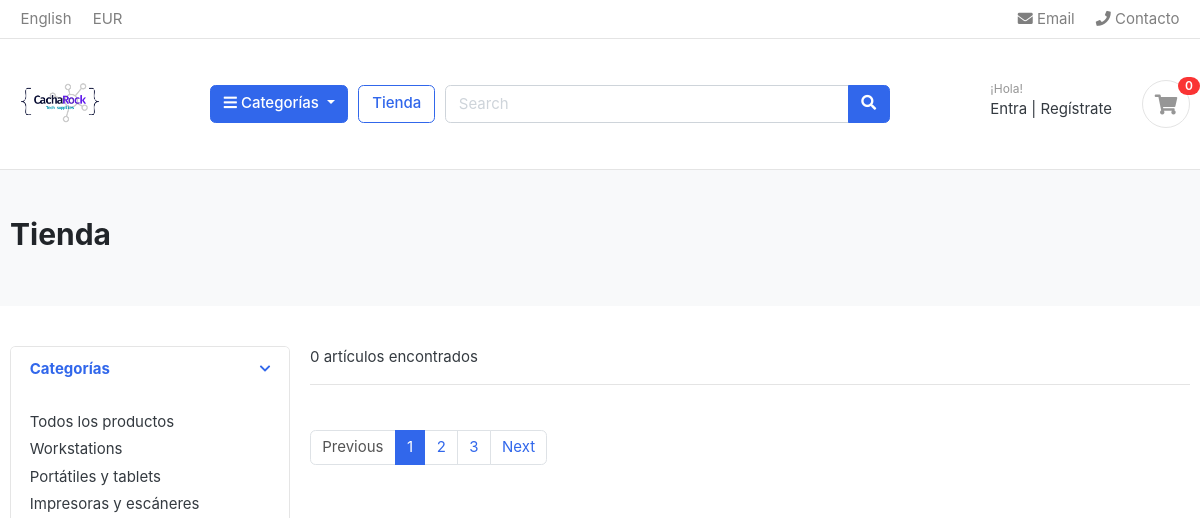
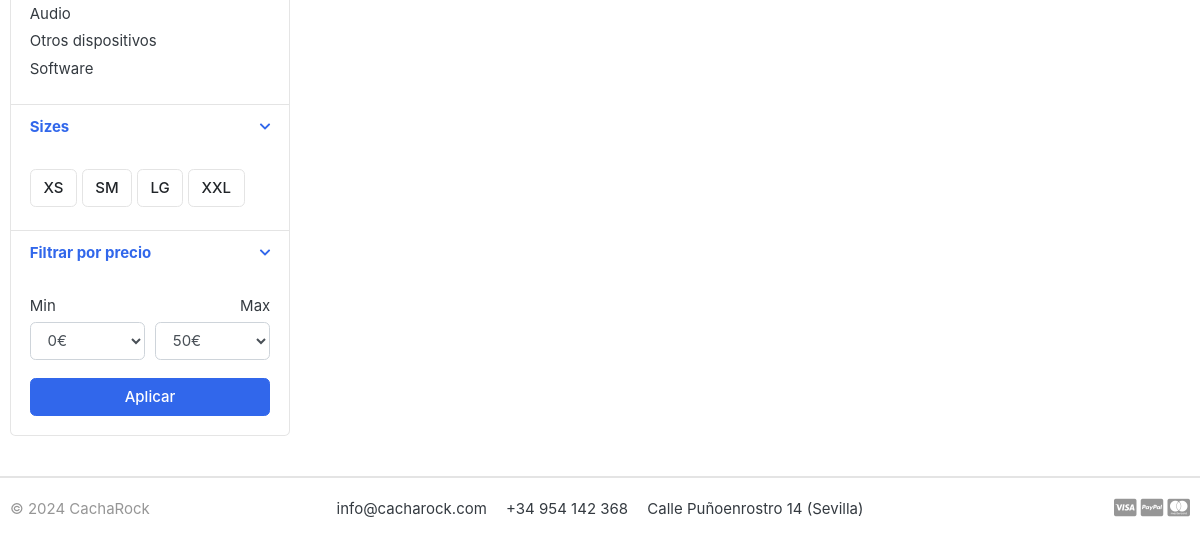
Page /tienda/ on the earlier database version (2 pictures, top to bottom).
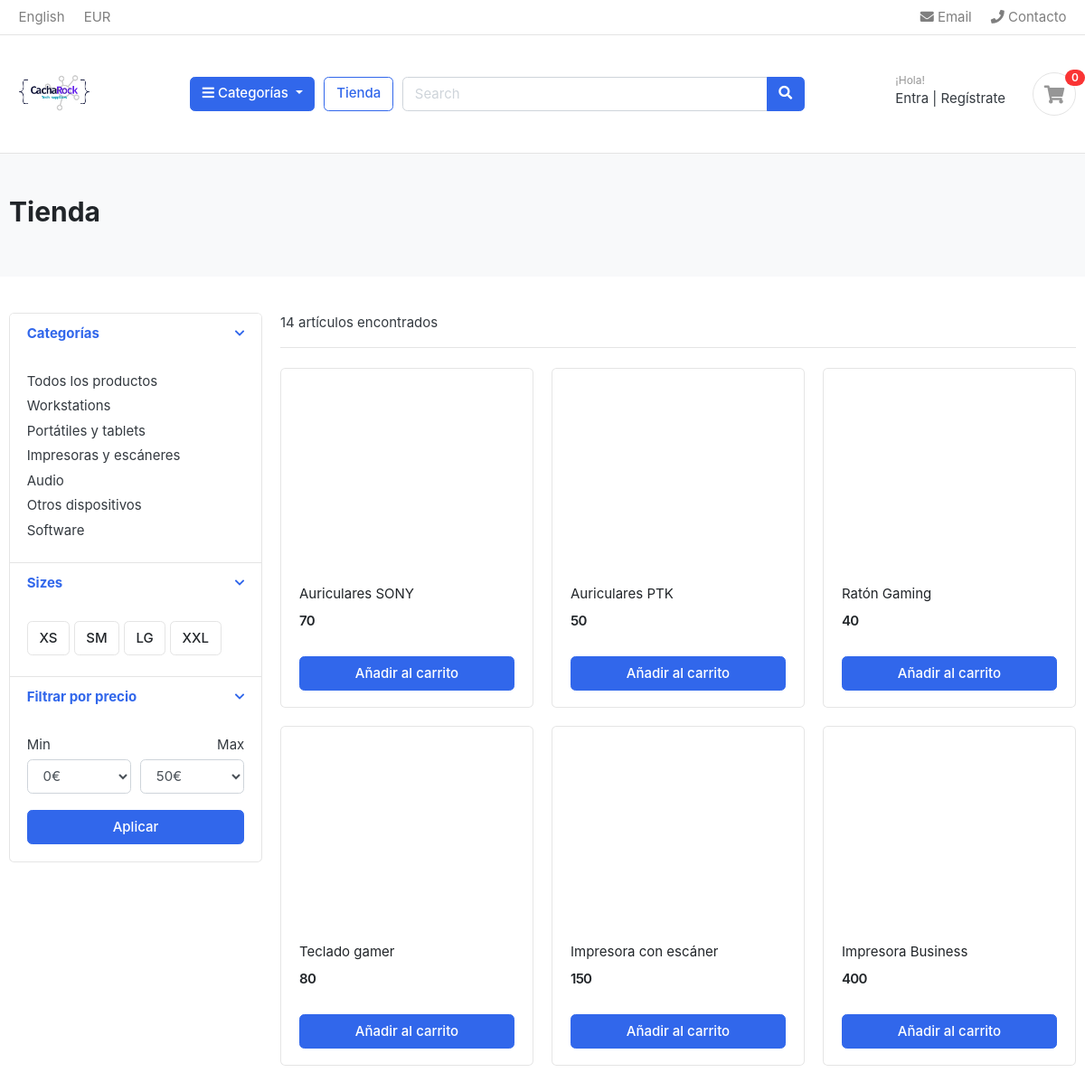
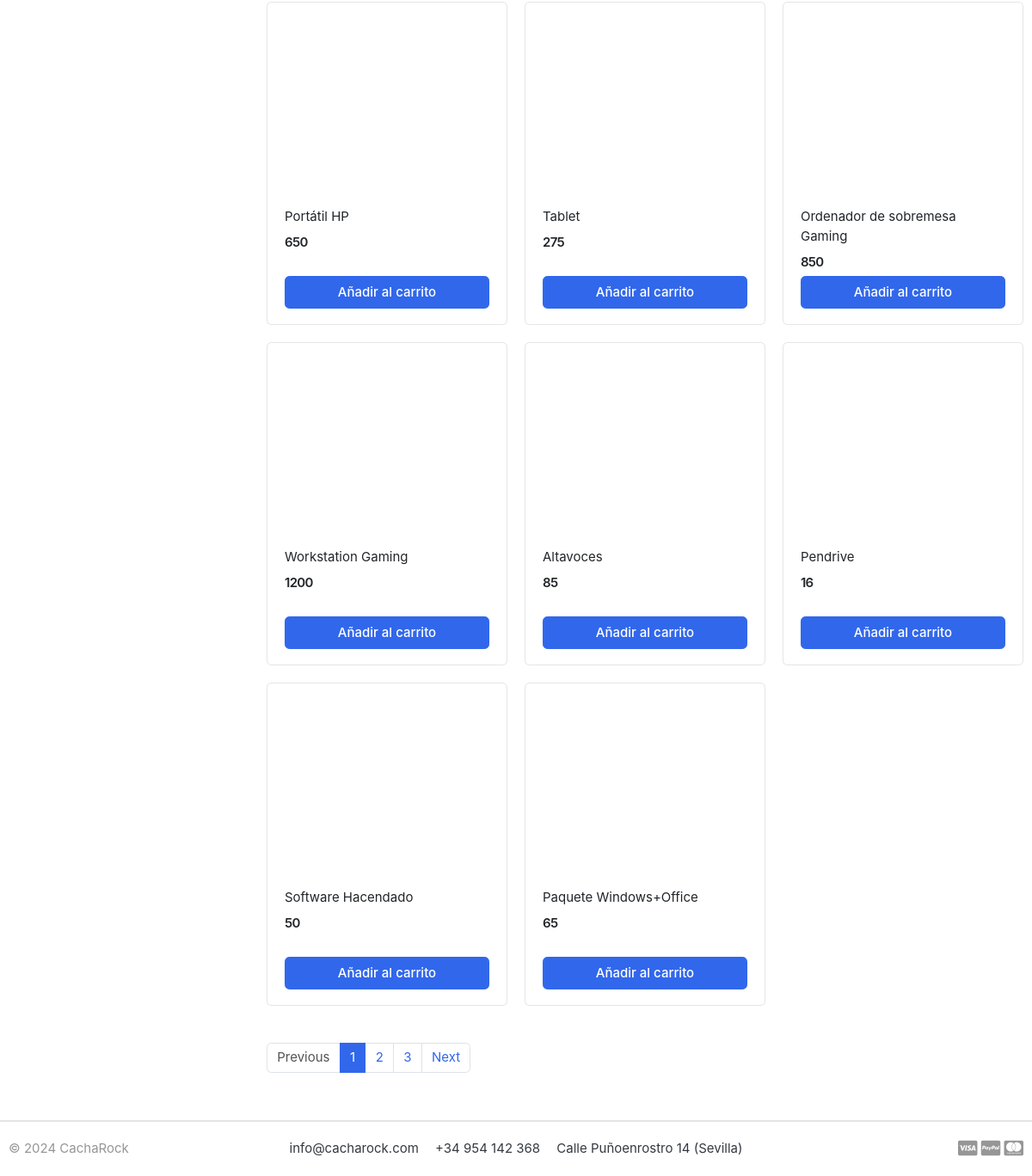
Same page on the later database version (2 pictures, top to bottom).
### categoria/models.py (models this page shows, shortened)
class Categoria(models.Model):
    nombre_categoria = models.CharField(max_length=50, unique=True)
    slug = models.SlugField(max_length=100, unique=True)
    descripcion = models.CharField(max_length=255)
    cat_imagen = models.ImageField(upload_to='imagenes/categories/', blank=True)
    class Meta():
        verbose_name = 'Categoría'
        verbose_name_plural = 'Categorías'
    def get_url(self):
        return reverse('productos_por_categoria', args=[self.slug])

### tienda/models.py (models this page shows, shortened)
class Producto(models.Model):
    nombre_producto = models.CharField(max_length=200, unique=True)
    slug = models.SlugField(max_length=200, unique=True)
    descripcion_producto = models.TextField(max_length=500, blank=True)
    precio = models.IntegerField()
    imagen = models.ImageField(upload_to='imagenes/productos')
    stock_maximo = models.IntegerField(default=0)
    stock_disponible = models.IntegerField()
    disponibilidad = models.BooleanField(default=True)
    categoria = models.ForeignKey(Categoria, on_delete=models.CASCADE)
    fecha_creacion = models.DateTimeField(auto_now_add=True)
    fecha_modificacion = models.DateTimeField(auto_now=True)
    def get_url(self):
        return reverse('detalle_producto', args=[self.categoria.slug, self.slug])

### tienda/views.py (the view)
# urls.py: path('tienda/', include('tienda.urls')),
def tienda(request, categoria_slug=None):
    categorias = None
    productos = None
    if categoria_slug != None:
        categorias = get_object_or_404(Categoria, slug=categoria_slug)
        productos = Producto.objects.filter(categoria=categorias, disponibilidad=True)
        numero_productos = productos.count()
    else:
        productos = Producto.objects.all().filter(disponibilidad=True)
        numero_productos = productos.count()
    print("Número de productos:", len(productos))
    context = {
        'productos': productos,
        'numero_productos' : numero_productos
    }
    return render(request, 'tienda/tienda.html', context)

### categoria/context_processors.py (called while the page is built)
def menu_links(request):
    links = Categoria.objects.all()
    return dict(links=links)

### templates/tienda/tienda.html (shortened to what the changed rows need)
{% extends "base.html" %}
{% load static %}
{% block content %}
<section class="section-pagetop bg">
    <div class="container">
        <h2 class="title-page">Tienda</h2>
    </div>
    </section>
<section class="section-content padding-y">
    <div class="container">
    <div class="row">
        <aside class="col-md-3">
    <div class="card">
        <article class="filter-group">
            <div class="filter-content collapse show" id="collapse_1">
                <div class="card-body">
                    <ul class="list-menu">
                    {% for categoria in links %}
                    <li><a href="{{ categoria.get_url }}">{{ categoria.nombre_categoria }}  </a></li>
                    {% endfor %}
                    </ul>
                </div>
            </div>
        </article>
    </div>
        </aside>
        <main class="col-md-9">
    <header class="border-bottom mb-4 pb-3">
            <div class="form-inline">
                <span class="mr-md-auto">{{ numero_productos }} artículos encontrados </span>
            </div>
    </header>
    <div class="row">
        {% for producto in productos %}
        <div class="col-md-4">
            <figure class="card card-product-grid">
                <div class="img-wrap">
                </div>
                <figcaption class="info-wrap">
                    <div class="fix-height">
                        <a href="{{ producto.get_url }}" class="title">{{ producto.nombre_producto }}</a>
                        <div class="price-wrap mt-2">
                            <span class="price">{{ producto.precio }}</span>
                        </div>
                    </div>
                    <a href="{% url 'add_cart' producto.id %}" class="btn btn-block btn-primary">Añadir al carrito </a>
                </figcaption>
            </figure>
        </div>
        {% endfor %}
    </div>
        </main>
    </div>
    </div>
    </section>
{% endblock content %}

Differences in the rows shown:
added Producto: nombre_producto "Auriculares SONY", precio "70"
added Producto: nombre_producto "Auriculares PTK", precio "50"
added Producto: nombre_producto "Ratón Gaming", precio "40"
added Producto: nombre_producto "Teclado gamer", precio "80"
added Producto: nombre_producto "Impresora con escáner", precio "150"
added Producto: nombre_producto "Impresora Business", precio "400"
added Producto: nombre_producto "Portátil HP", precio "650"
added Producto: nombre_producto "Tablet", precio "275"
added Producto: nombre_producto "Ordenador de sobremesa Gaming", precio "850"
added Producto: nombre_producto "Workstation Gaming", precio "1200"
added Producto: nombre_producto "Altavoces", precio "85"
added Producto: nombre_producto "Pendrive", precio "16"
added Producto: nombre_producto "Software Hacendado", precio "50"
added Producto: nombre_producto "Paquete Windows+Office", precio "65"
Other differences:
{{ numero_productos }}: "0" → "14"
